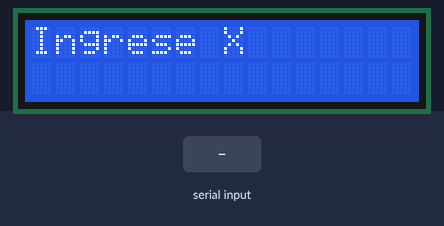
A sketch run on a simulated Arduino Uno, built with avr-gcc and run on an emulated ATmega328P. Parts: 16×2 character LCD. The test bench sets the inputs (shaded band).

Above: at 1.2 s.
1.3 s: "90,45\n" received over Serial
At 2.5 s:
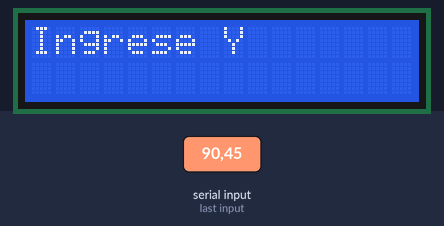
At 6.2 s:
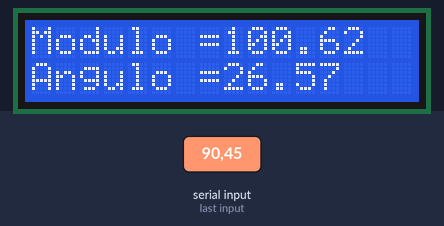
Timing chart, 0 to 7.7 s (numbered marks = the images above; inputs shaded):
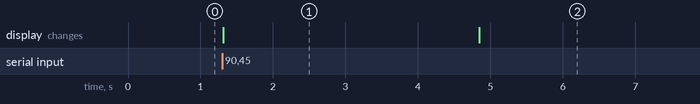

Measured:
- after the input at 1.3 s, the display: changes at once (image 1)
- what the display in image 1 shows lasts 3.5 s, from 1.3 s to 4.8 s

The sketch:

TP4.ino
```cpp
#define PI 3.14159265
#include <LiquidCrystal_I2C.h>
#include <LCD.h>
float X,Y;
float MODULO,ANGULO;
LiquidCrystal_I2C lcd (0x27, 2, 1, 0, 4, 5, 6, 7);
int RecPo (float x,float y, float *mod, float *ang){
	*mod=sqrt(x*x+y*y);
	*ang=atan(y/x)*180/PI;
}

void setup() {
   lcd.setBacklightPin(3,POSITIVE);  // puerto P3 de PCF8574 como positivo
    lcd.setBacklight(HIGH);   // habilita iluminacion posterior de LCD
    lcd.begin(16, 2);     // 16 columnas por 2 lineas para LCD 1602A
    lcd.clear();
    Serial.begin(9600);
}

void loop() {
  lcd.setCursor(0,0);
  lcd.print("Ingrese X");
  while (Serial.available() == 0) {

  }
	X=Serial.parseFloat();
  lcd.clear();
  lcd.setCursor(0,0);
	lcd.print("Ingrese Y");
    while (Serial.available() == 0) {  //funciona como espera a que se ingrese el valor

  }
  delay(3500);
  Y=Serial.parseFloat();
  RecPo(X,Y,&MODULO,&ANGULO);
  lcd.setCursor(0,0);
	lcd.print( "Modulo =");
  lcd.setCursor(8,0);
  lcd.print(MODULO);
  lcd.setCursor(0,1);
  lcd.print( "Angulo =");
  lcd.setCursor(8,1);
  lcd.print(ANGULO);
  delay(100000);
}
```
